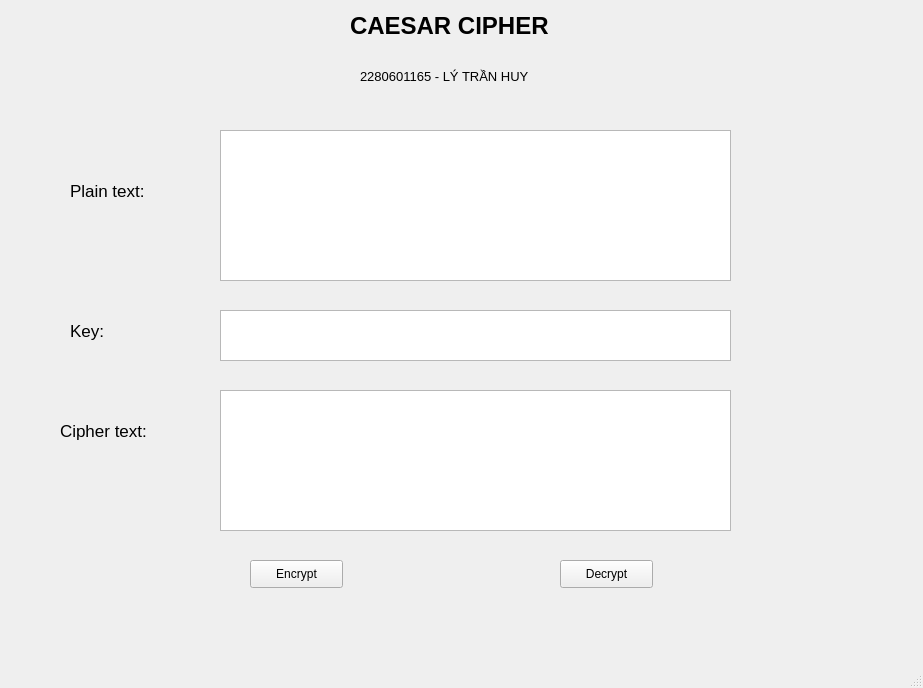
<?xml version="1.0" encoding="UTF-8"?>
<ui version="4.0">
 <class>CaeserCipher</class>
 <widget class="QMainWindow" name="CaeserCipher">
  <property name="geometry">
   <rect>
    <x>0</x>
    <y>0</y>
    <width>923</width>
    <height>688</height>
   </rect>
  </property>
  <property name="windowTitle">
   <string>MainWindow</string>
  </property>
  <widget class="QWidget" name="centralwidget">
   <widget class="QTextBrowser" name="textBrowser">
    <property name="geometry">
     <rect>
      <x>220</x>
      <y>130</y>
      <width>511</width>
      <height>151</height>
     </rect>
    </property>
   </widget>
   <widget class="QTextBrowser" name="textBrowser_2">
    <property name="geometry">
     <rect>
      <x>220</x>
      <y>310</y>
      <width>511</width>
      <height>51</height>
     </rect>
    </property>
   </widget>
   <widget class="QTextBrowser" name="textBrowser_3">
    <property name="geometry">
     <rect>
      <x>220</x>
      <y>390</y>
      <width>511</width>
      <height>141</height>
     </rect>
    </property>
   </widget>
   <widget class="QLabel" name="label">
    <property name="geometry">
     <rect>
      <x>350</x>
      <y>10</y>
      <width>261</width>
      <height>31</height>
     </rect>
    </property>
    <property name="font">
     <font>
      <pointsize>18</pointsize>
      <weight>75</weight>
      <bold>true</bold>
     </font>
    </property>
    <property name="text">
     <string>CAESAR CIPHER</string>
    </property>
   </widget>
   <widget class="QLabel" name="label_2">
    <property name="geometry">
     <rect>
      <x>360</x>
      <y>66</y>
      <width>231</width>
      <height>20</height>
     </rect>
    </property>
    <property name="font">
     <font>
      <pointsize>10</pointsize>
     </font>
    </property>
    <property name="text">
     <string>2280601165 - LÝ TRẦN HUY</string>
    </property>
   </widget>
   <widget class="QLabel" name="label_3">
    <property name="geometry">
     <rect>
      <x>70</x>
      <y>180</y>
      <width>111</width>
      <height>21</height>
     </rect>
    </property>
    <property name="font">
     <font>
      <pointsize>13</pointsize>
     </font>
    </property>
    <property name="text">
     <string>Plain text:</string>
    </property>
   </widget>
   <widget class="QLabel" name="label_4">
    <property name="geometry">
     <rect>
      <x>70</x>
      <y>320</y>
      <width>55</width>
      <height>21</height>
     </rect>
    </property>
    <property name="font">
     <font>
      <pointsize>13</pointsize>
     </font>
    </property>
    <property name="text">
     <string>Key:</string>
    </property>
   </widget>
   <widget class="QLabel" name="label_5">
    <property name="geometry">
     <rect>
      <x>60</x>
      <y>420</y>
      <width>121</width>
      <height>21</height>
     </rect>
    </property>
    <property name="font">
     <font>
      <pointsize>13</pointsize>
     </font>
    </property>
    <property name="text">
     <string>Cipher text:</string>
    </property>
   </widget>
   <widget class="QPushButton" name="pushButton">
    <property name="geometry">
     <rect>
      <x>250</x>
      <y>560</y>
      <width>93</width>
      <height>28</height>
     </rect>
    </property>
    <property name="text">
     <string>Encrypt</string>
    </property>
   </widget>
   <widget class="QPushButton" name="pushButton_2">
    <property name="geometry">
     <rect>
      <x>560</x>
      <y>560</y>
      <width>93</width>
      <height>28</height>
     </rect>
    </property>
    <property name="text">
     <string>Decrypt</string>
    </property>
   </widget>
  </widget>
  <widget class="QMenuBar" name="menubar">
   <property name="geometry">
    <rect>
     <x>0</x>
     <y>0</y>
     <width>923</width>
     <height>26</height>
    </rect>
   </property>
  </widget>
  <widget class="QStatusBar" name="statusbar"/>
 </widget>
 <resources/>
 <connections/>
</ui>
